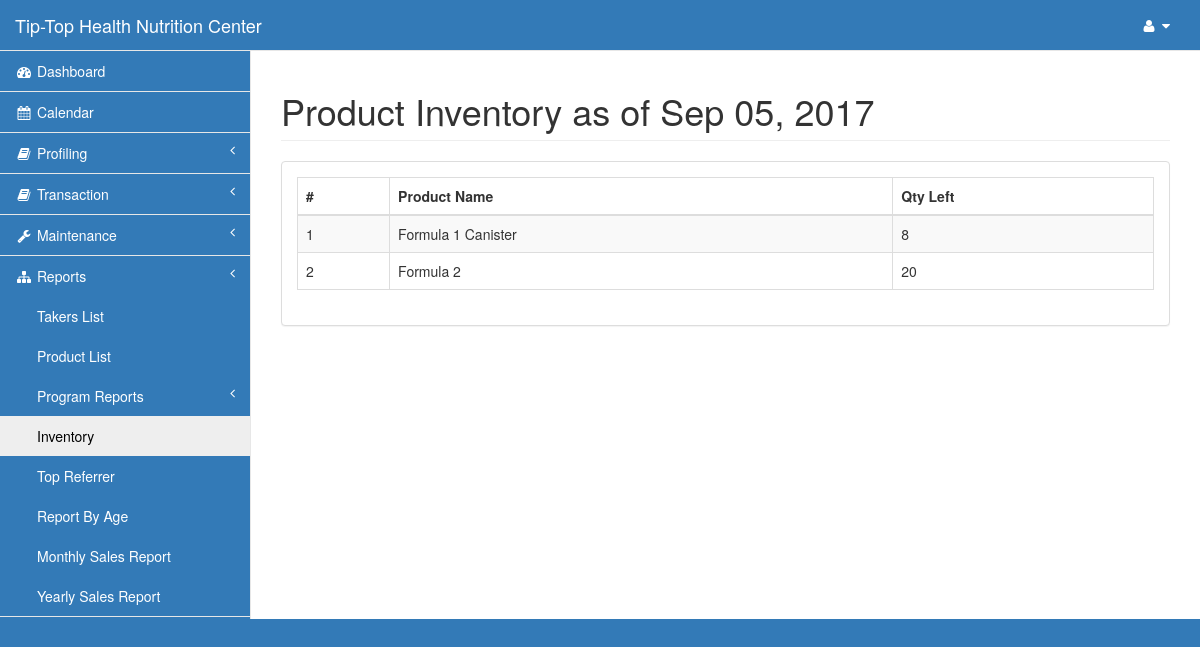
The page /pages/inventory.php (signed in) on the database its author committed.
### tables this page shows
CREATE TABLE `product` (
  `prod_id` int(11) NOT NULL,
  `prod_name` varchar(30) NOT NULL,
  `vol_pts` int(11) NOT NULL,
  `c` int(11) NOT NULL,
  `sc` int(11) NOT NULL,
  `sb` int(11) NOT NULL,
  `supv` int(11) NOT NULL,
  `retail` int(11) NOT NULL,
  `profitc` int(11) NOT NULL,
  `profitsc` int(11) NOT NULL,
  `profitsb` int(11) NOT NULL,
  `profitsupv` int(11) NOT NULL,
  `qty` int(11) NOT NULL,
  `reorder` int(11) NOT NULL,
  `cat_id` int(11) NOT NULL
);

### pages/inventory.php (the view, shortened to what this page needs)
<?php include('session.php');?>
<!DOCTYPE html>
<html lang="en">
<head>
    <?php include('css.php');?>
</head>
<body>
    <div id="wrapper">
        <?php include('nav.php');?>
        <div id="page-wrapper">
            <div class="row">
                <div class="col-lg-12">
                    <h1 class="page-header">Product Inventory as of <?php echo date("M d, Y");?></h1>
                </div>
            </div>
            <div class="row">
                <div class="col-lg-12">
                    <div class="panel panel-default">
                        <div class="panel-body">
                            <table width="100%" class="table table-striped table-bordered table-hover">
                                <thead>
                                    <tr>
                                        <th>#</th>
                                        <th>Product Name</th>
                                        <th>Qty Left</th>
                                    </tr>
                                </thead>
                                <tbody>
<?php
        $query=mysqli_query($con,"select * from product order by prod_name")or die(mysqli_error($con));
            $i=1;
          while ($row=mysqli_fetch_array($query)){
?>
                                    <tr class="odd gradeX">
                                        <td class="center"><?php echo $i;?></td>
                                        <td><?php echo $row['prod_name'];?></td>
                                        <td><?php echo $row['qty'];?></td>
                                    </tr>
<?php $i++;}?>
                                </tbody>
                            </table>
                    </div>
                </div>
            </div>
        </div>
    </div>
</body>
</html>

### pages/css.php (style rules this page uses)
.navbar-default, body { background-color: #337ab7!important; }

### rows shown on the page
product: prod_name "Formula 1 Canister", qty "8"
product: prod_name "Formula 2", qty "20"
